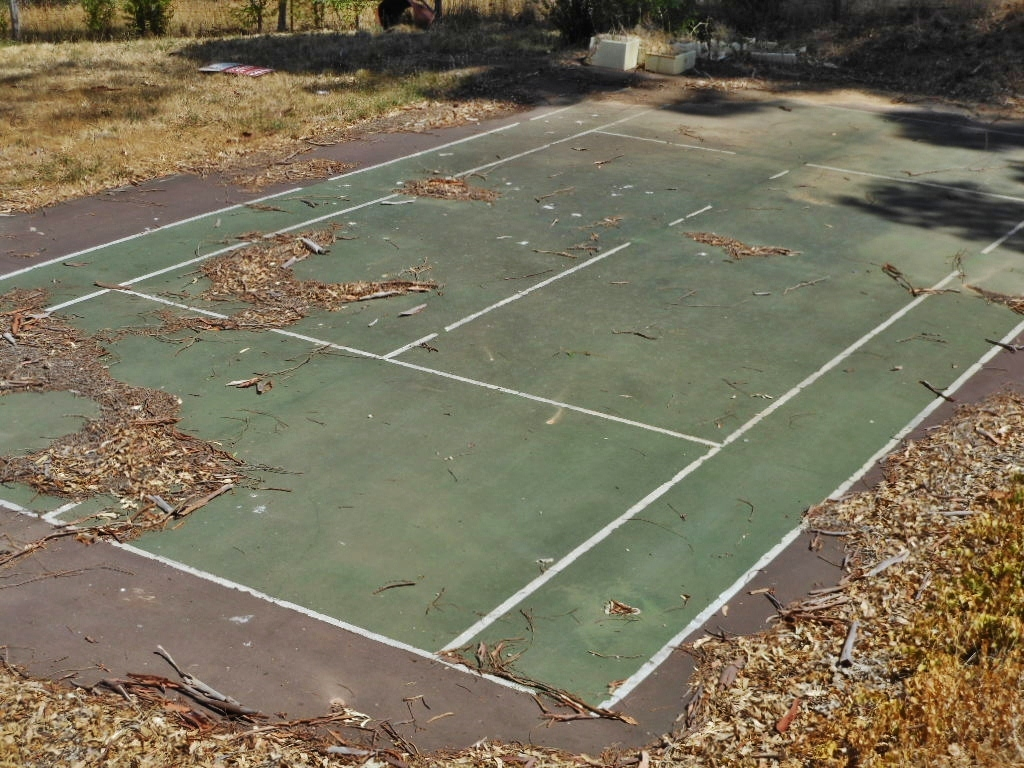
%> input picture public/img/csc420/A1/tennisCourt.jpg, 1024 x 768 px
$ octave test.m   (GNU Octave 9; MATLAB toolbox functions it lacks are replaced by stand-ins)
%> lines starting %> are read from the running program, lines starting %| are printed output that depends on the picture
tennisCourt = rgb2gray(imread('./tennisCourt.jpg'));
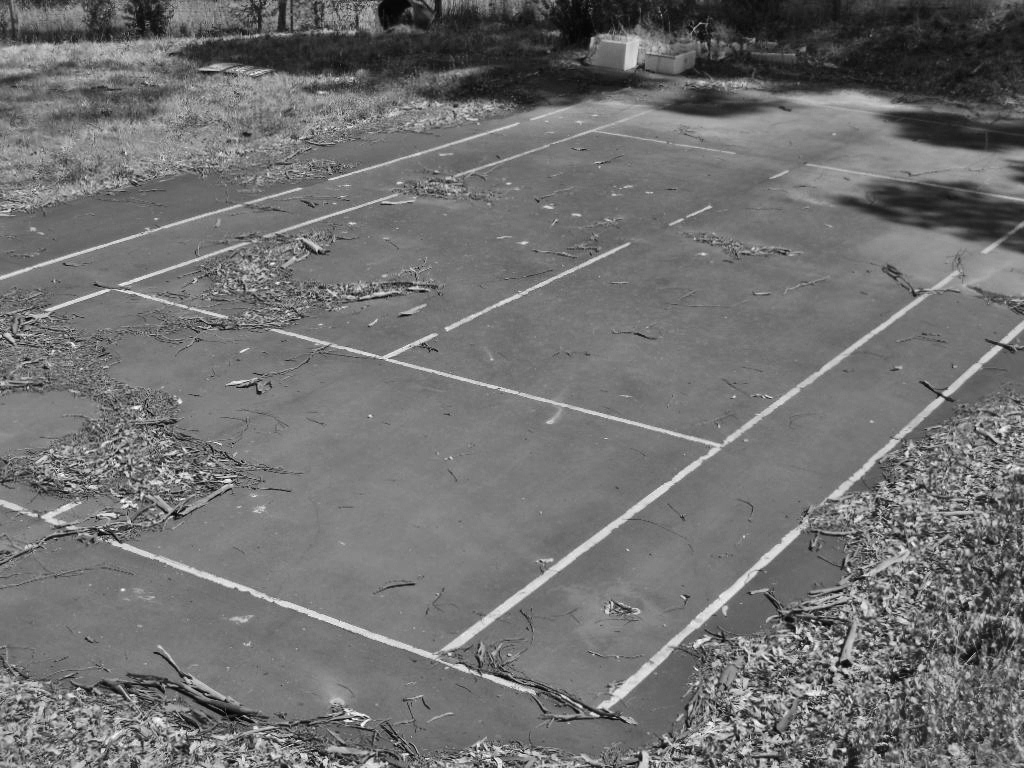
%> tennisCourt: size 768x1024 uint8; min 1, max 252, mean 112.6
[Gmag,Gdir] = imgradient(tennisCourt);
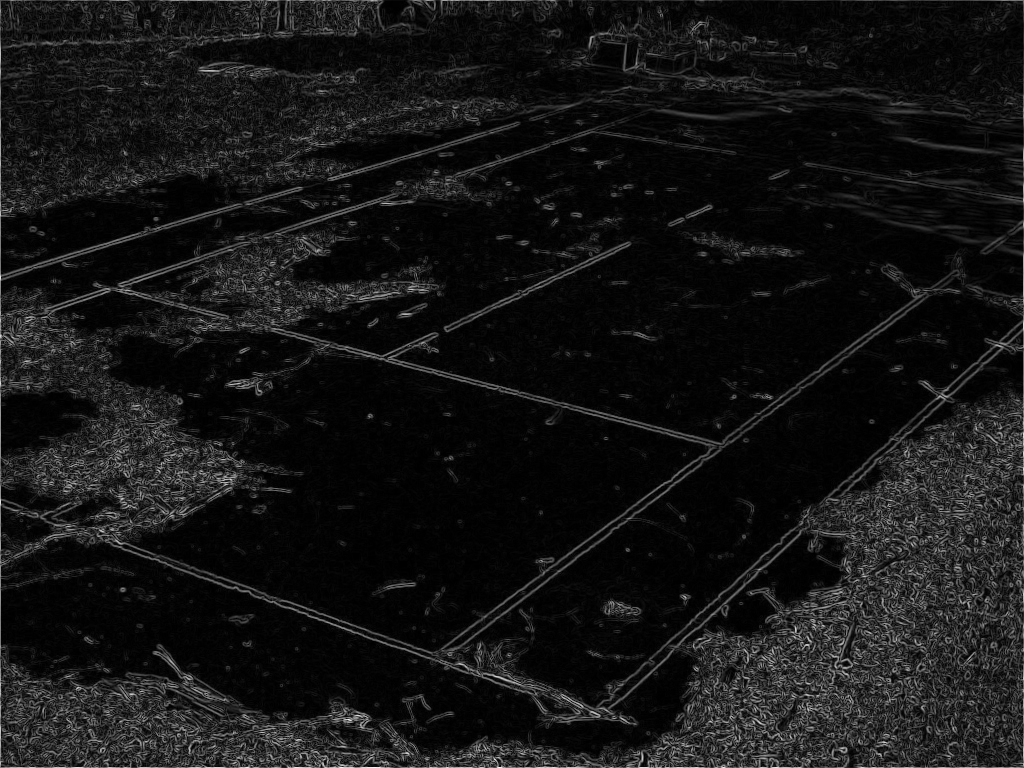
%> Gmag: size 768x1024 double; min 0, max 912.1, mean 76.5; drawn with min black and max white
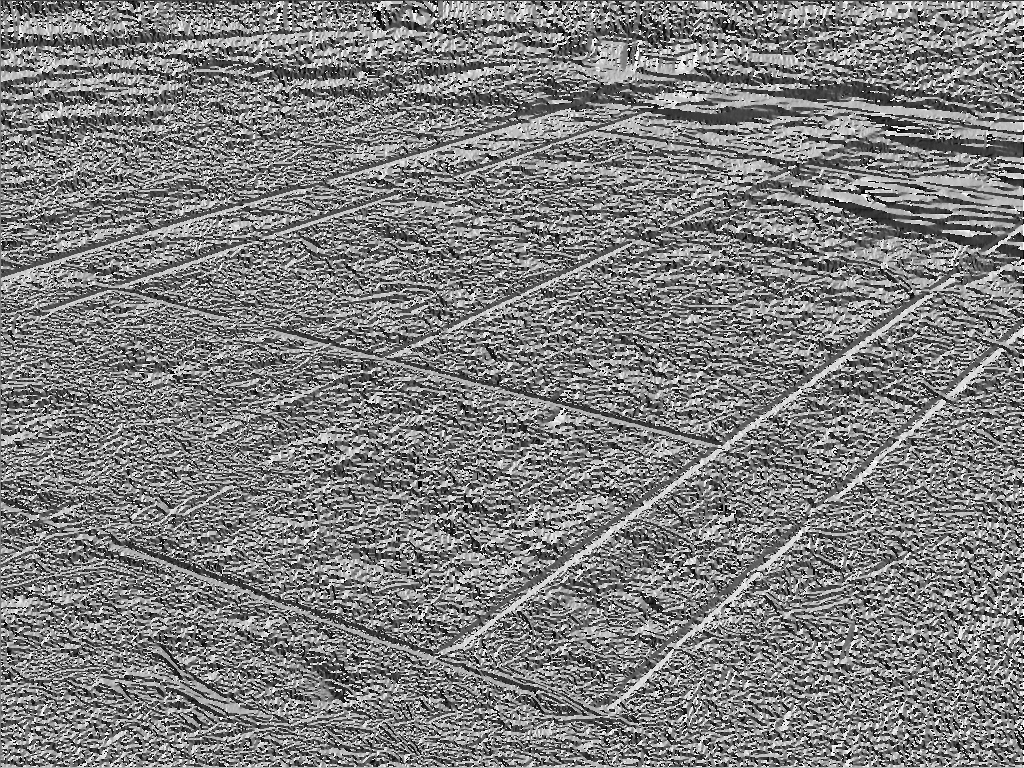
%> Gdir: size 768x1024 double; min -180, max 179.9, mean -1.7; drawn with min black and max white

figure;
imshow(Gmag, []);

$ run again, with public/img/csc420/A1/3bCorr.jpg copied over public/img/csc420/A1/tennisCourt.jpg
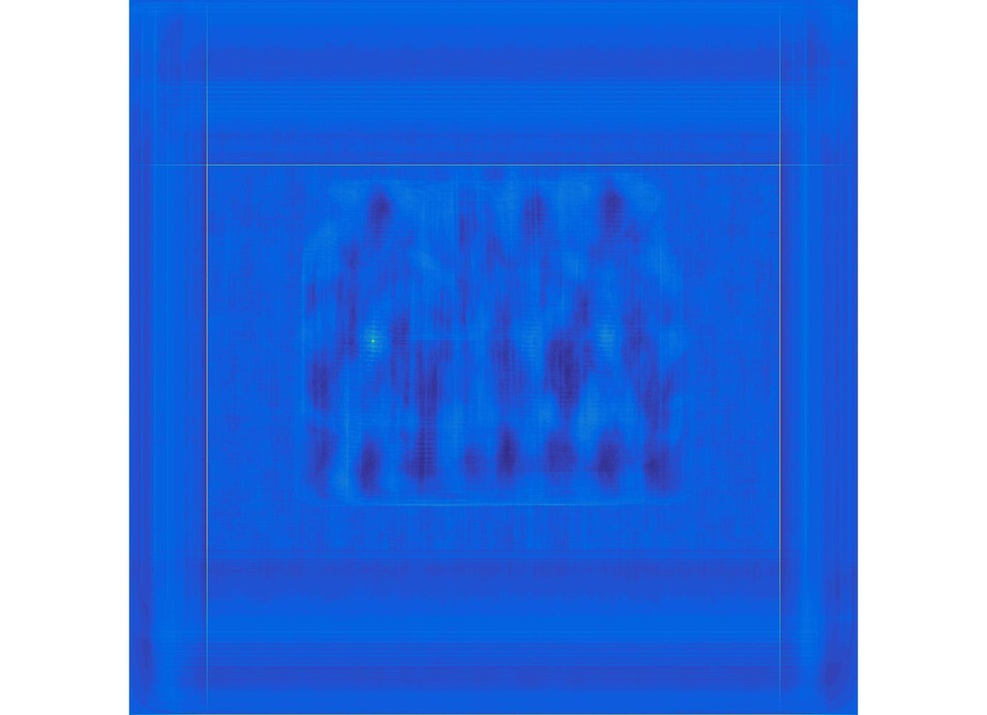
%> input picture public/img/csc420/A1/3bCorr.jpg, 987 x 715 px, shrunk from 1380 x 999 before the run
%> `[Gmag,Gdir] = imgradient(tennisCourt);`:
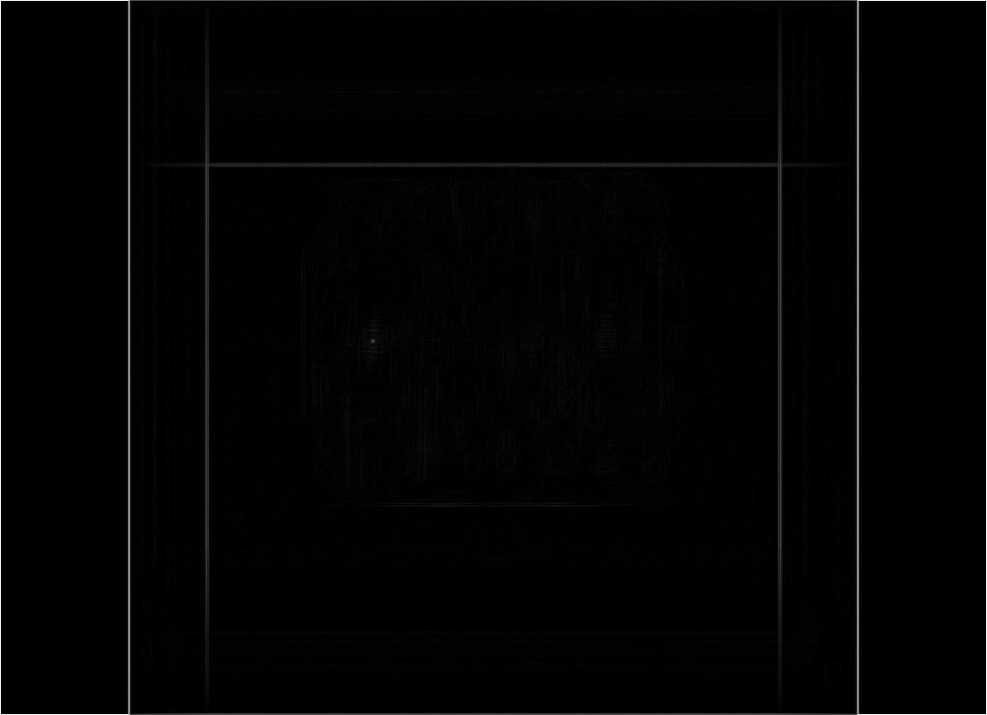
%> Gmag: size 715x987 double; min 0, max 1081.9, mean 13; drawn with min black and max white
%> `[Gmag,Gdir] = imgradient(tennisCourt);`:
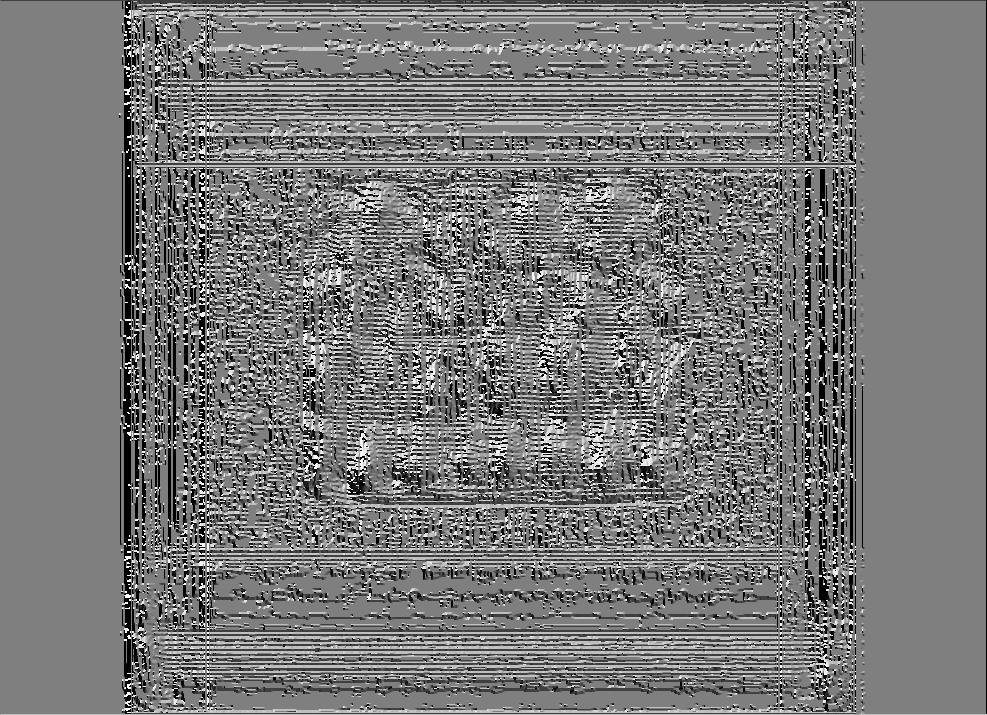
%> Gdir: size 715x987 double; min -180, max 179.9, mean -9.3; drawn with min black and max white
